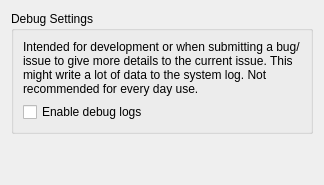
     <widget class="QWidget" name="tab_debug">
      <attribute name="icon">
       <iconset theme="applications-development"/>
      </attribute>
      <attribute name="title">
       <string>Debug</string>
      </attribute>
      <layout class="QVBoxLayout" name="verticalLayout_3">
       <item>
        <widget class="QGroupBox" name="groupBox_debug">
         <property name="title">
          <string>Debug Settings</string>
         </property>
         <layout class="QVBoxLayout" name="verticalLayout_4">
          <item>
           <widget class="QLabel" name="label">
            <property name="text">
             <string>Intended for development or when submitting a bug/issue to give more details to the current issue. This might write a lot of data to the system log. Not recommended for every day use.</string>
            </property>
            <property name="wordWrap">
             <bool>true</bool>
            </property>
           </widget>
          </item>
          <item>
           <widget class="QCheckBox" name="kcfg_debugLogs">
            <property name="text">
             <string>Enable debug logs</string>
            </property>
           </widget>
          </item>
         </layout>
        </widget>
       </item>
       <item>
        <spacer name="verticalSpacer_debug">
         <property name="orientation">
          <enum>Qt::Orientation::Vertical</enum>
         </property>
         <property name="sizeHint" stdset="0">
          <size>
           <width>20</width>
           <height>40</height>
          </size>
         </property>
        </spacer>
       </item>
      </layout>
     </widget>
